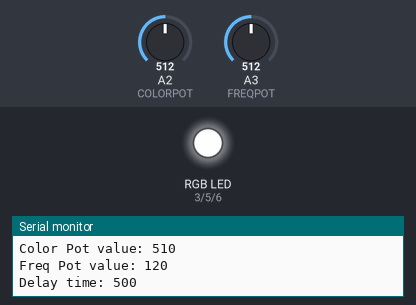
A sketch run on a simulated Arduino Uno, built with avr-gcc and run on an emulated ATmega328P. On the bench: an RGB LED mixed from three pins (HIGH = lit), the last lines printed to the serial monitor. Dashed ring = blinking. The test bench sets the inputs (shaded band); at power-on: A2 (COLORPOT) = 512, A3 (FREQPOT) = 512.

Above: at 1.3 s.
1.4 s: A2 (COLORPOT) set to 503
At 2.2 s:
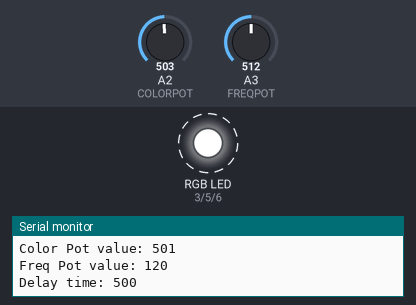
3.0 s: A2 (COLORPOT) set to 274
4.5 s: A2 (COLORPOT) set to 241
At 5.0 s:
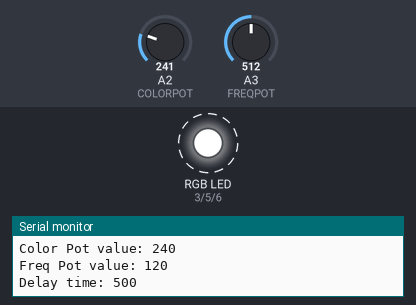
Timing chart, 0 to 12.1 s (numbered marks = the images above; inputs shaded):
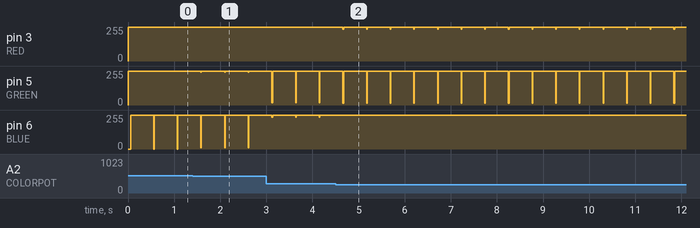

Measured:
- the behaviour switches between 512 and 511 on A2 (COLORPOT) (found by bisection; images 0 and 1)
- the behaviour switches between 256 and 255 on A2 (COLORPOT) (found by bisection; images 1 and 2)
- after the input at 1.4 s, pin 5 (GREEN): alternates 255/255 for 0.50 s and 246/255 for 0.01 s, starting after 0.18 s
- after the input at 4.5 s, pin 3 (RED): alternates 255/255 for 0.50 s and 240/255 for 0.01 s, starting after 0.16 s; pin 6 (BLUE): stops changing and stays 255/255
- by itself, pin 6 (BLUE): alternates 255/255 for 0.50 s and 9/255 for 0.01 s

The sketch:

RGB_pots.ino
```cpp
const bool bDebug = true;
const bool bStep = false;

#define COLORPOT 2
#define FREQPOT 3
#define RED 3
#define GREEN 5
#define BLUE 6

int iRed = 0;
int iGreen = 0;
int iBlue = 0;

void setup() {
if(bDebug){
  Serial.begin(9600);
  Serial.println("Debug mode! Serial messages will appear~~");
}
pinMode(RED, OUTPUT);
pinMode(GREEN, OUTPUT);
pinMode(BLUE, OUTPUT);
digitalWrite(RED, HIGH);
digitalWrite(GREEN, HIGH);
digitalWrite(BLUE, HIGH);
}

void loop() {
  GetRGBColor(analogRead(COLORPOT));
  GetTempo(analogRead(FREQPOT));

  if(bDebug && bStep)
    delay(1000);
}

void GetRGBColor(int iRead){
  iRead = iRead * 0.99609375;
  //0-765||255*3
  if(iRead < 255)
  {
    if(bDebug)
      Serial.println("RED/GREEN range");
    analogWrite(RED, iRead);
    analogWrite(GREEN, 255 - iRead);
    analogWrite(BLUE, 255);

  }
  else if(iRead >= 255 && iRead < 510)
  {
    if(bDebug)
      Serial.println("GREEN/BLUE range");
    analogWrite(GREEN, (iRead - 255));
    analogWrite(BLUE, 255 - (iRead - 255));
    analogWrite(RED, 255);
  }
  else if(iRead >=510 && iRead < 765)
  {
    if(bDebug)
      Serial.println("BLUE/RED range");
    analogWrite(BLUE, (iRead - 510));
    analogWrite(RED, 255 - (iRead - 510));
    analogWrite(GREEN, 255);


  }
  else
  {
    if(bDebug)
      Serial.println("RED/GREEN/BLUE range");
    analogWrite(BLUE, (iRead - 765));
    analogWrite(RED, (iRead - 765));
    analogWrite(GREEN, (iRead - 765));

  }

  if(bDebug)
  {
    Serial.print("Color Pot value: ");
    Serial.println(iRead);
  }
}

void GetTempo(int iRead)
{
  iRead = (iRead * 0.1173020527859) + 60;

  if(bDebug)
  {
    Serial.print("Freq Pot value: ");
    Serial.println(iRead);
    Serial.print("Delay time: ");
    Serial.println(60000/iRead);
  }

  digitalWrite(RED, HIGH);
  digitalWrite(GREEN, HIGH);
  digitalWrite(BLUE, HIGH);
  delay(60000/iRead);


}
```
